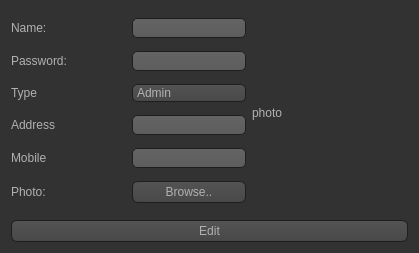
<?xml version="1.0" encoding="UTF-8"?>
<ui version="4.0">
 <class>UserEdit</class>
 <widget class="QWidget" name="UserEdit">
  <property name="geometry">
   <rect>
    <x>0</x>
    <y>0</y>
    <width>419</width>
    <height>253</height>
   </rect>
  </property>
  <property name="windowTitle">
   <string>Form</string>
  </property>
  <property name="styleSheet">
   <string notr="true">QToolTip
{
     border: 1px solid black;
     background-color: #ffa02f;
     padding: 1px;
     border-radius: 3px;
     opacity: 100;
}

QWidget
{
    color: #b1b1b1;
    background-color: #323232;
}

QWidget:item:hover
{
    background-color: QLinearGradient( x1: 0, y1: 0, x2: 0, y2: 1, stop: 0 #ffa02f, stop: 1 #ca0619);
    color: #000000;
}

QWidget:item:selected
{
    background-color: QLinearGradient( x1: 0, y1: 0, x2: 0, y2: 1, stop: 0 #ffa02f, stop: 1 #d7801a);
}

QMenuBar::item
{
    background: transparent;
}

QMenuBar::item:selected
{
    background: transparent;
    border: 1px solid #ffaa00;
}

QMenuBar::item:pressed
{
    background: #444;
    border: 1px solid #000;
    background-color: QLinearGradient(
        x1:0, y1:0,
        x2:0, y2:1,
        stop:1 #212121,
        stop:0.4 #343434/*,
        stop:0.2 #343434,
        stop:0.1 #ffaa00*/
    );
    margin-bottom:-1px;
    padding-bottom:1px;
}

QMenu
{
    border: 1px solid #000;
}

QMenu::item
{
    padding: 2px 20px 2px 20px;
}

QMenu::item:selected
{
    color: #000000;
}

QWidget:disabled
{
    color: #404040;
    background-color: #323232;
}

QAbstractItemView
{
    background-color: QLinearGradient( x1: 0, y1: 0, x2: 0, y2: 1, stop: 0 #4d4d4d, stop: 0.1 #646464, stop: 1 #5d5d5d);
}

QWidget:focus
{
    /*border: 2px solid QLinearGradient( x1: 0, y1: 0, x2: 0, y2: 1, stop: 0 #ffa02f, stop: 1 #d7801a);*/
}

QLineEdit
{
    background-color: QLinearGradient( x1: 0, y1: 0, x2: 0, y2: 1, stop: 0 #4d4d4d, stop: 0 #646464, stop: 1 #5d5d5d);
    padding: 1px;
    border-style: solid;
    border: 1px solid #1e1e1e;
    border-radius: 5;
}

QPushButton
{
    color: #b1b1b1;
    background-color: QLinearGradient( x1: 0, y1: 0, x2: 0, y2: 1, stop: 0 #565656, stop: 0.1 #525252, stop: 0.5 #4e4e4e, stop: 0.9 #4a4a4a, stop: 1 #464646);
    border-width: 1px;
    border-color: #1e1e1e;
    border-style: solid;
    border-radius: 6;
    padding: 3px;
    font-size: 12px;
    padding-left: 5px;
    padding-right: 5px;
}

QPushButton:pressed
{
    background-color: QLinearGradient( x1: 0, y1: 0, x2: 0, y2: 1, stop: 0 #2d2d2d, stop: 0.1 #2b2b2b, stop: 0.5 #292929, stop: 0.9 #282828, stop: 1 #252525);
}

QComboBox
{
    selection-background-color: #ffaa00;
    background-color: QLinearGradient( x1: 0, y1: 0, x2: 0, y2: 1, stop: 0 #565656, stop: 0.1 #525252, stop: 0.5 #4e4e4e, stop: 0.9 #4a4a4a, stop: 1 #464646);
    border-style: solid;
    border: 1px solid #1e1e1e;
    border-radius: 5;
}

QComboBox:hover,QPushButton:hover
{
    border: 2px solid QLinearGradient( x1: 0, y1: 0, x2: 0, y2: 1, stop: 0 #ffa02f, stop: 1 #d7801a);
}


QComboBox:on
{
    padding-top: 3px;
    padding-left: 4px;
    background-color: QLinearGradient( x1: 0, y1: 0, x2: 0, y2: 1, stop: 0 #2d2d2d, stop: 0.1 #2b2b2b, stop: 0.5 #292929, stop: 0.9 #282828, stop: 1 #252525);
    selection-background-color: #ffaa00;
}

QComboBox QAbstractItemView
{
    border: 2px solid darkgray;
    selection-background-color: QLinearGradient( x1: 0, y1: 0, x2: 0, y2: 1, stop: 0 #ffa02f, stop: 1 #d7801a);
}

QComboBox::drop-down
{
     subcontrol-origin: padding;
     subcontrol-position: top right;
     width: 15px;

     border-left-width: 0px;
     border-left-color: darkgray;
     border-left-style: solid; /* just a single line */
     border-top-right-radius: 3px; /* same radius as the QComboBox */
     border-bottom-right-radius: 3px;
 }

QComboBox::down-arrow
{
     image: url(:/down_arrow.png);
}

QGroupBox:focus
{
border: 2px solid QLinearGradient( x1: 0, y1: 0, x2: 0, y2: 1, stop: 0 #ffa02f, stop: 1 #d7801a);
}

QTextEdit:focus
{
    border: 2px solid QLinearGradient( x1: 0, y1: 0, x2: 0, y2: 1, stop: 0 #ffa02f, stop: 1 #d7801a);
}

QScrollBar:horizontal {
     border: 1px solid #222222;
     background: QLinearGradient( x1: 0, y1: 0, x2: 0, y2: 1, stop: 0.0 #121212, stop: 0.2 #282828, stop: 1 #484848);
     height: 7px;
     margin: 0px 16px 0 16px;
}

QScrollBar::handle:horizontal
{
      background: QLinearGradient( x1: 0, y1: 0, x2: 1, y2: 0, stop: 0 #ffa02f, stop: 0.5 #d7801a, stop: 1 #ffa02f);
      min-height: 20px;
      border-radius: 2px;
}

QScrollBar::add-line:horizontal {
      border: 1px solid #1b1b19;
      border-radius: 2px;
      background: QLinearGradient( x1: 0, y1: 0, x2: 1, y2: 0, stop: 0 #ffa02f, stop: 1 #d7801a);
      width: 14px;
      subcontrol-position: right;
      subcontrol-origin: margin;
}

QScrollBar::sub-line:horizontal {
      border: 1px solid #1b1b19;
      border-radius: 2px;
      background: QLinearGradient( x1: 0, y1: 0, x2: 1, y2: 0, stop: 0 #ffa02f, stop: 1 #d7801a);
      width: 14px;
     subcontrol-position: left;
     subcontrol-origin: margin;
}

QScrollBar::right-arrow:horizontal, QScrollBar::left-arrow:horizontal
{
      border: 1px solid black;
      width: 1px;
      height: 1px;
      background: white;
}

QScrollBar::add-page:horizontal, QScrollBar::sub-page:horizontal
{
      background: none;
}

QScrollBar:vertical
{
      background: QLinearGradient( x1: 0, y1: 0, x2: 1, y2: 0, stop: 0.0 #121212, stop: 0.2 #282828, stop: 1 #484848);
      width: 7px;
      margin: 16px 0 16px 0;
      border: 1px solid #222222;
}

QScrollBar::handle:vertical
{
      background: QLinearGradient( x1: 0, y1: 0, x2: 0, y2: 1, stop: 0 #ffa02f, stop: 0.5 #d7801a, stop: 1 #ffa02f);
      min-height: 20px;
      border-radius: 2px;
}

QScrollBar::add-line:vertical
{
      border: 1px solid #1b1b19;
      border-radius: 2px;
      background: QLinearGradient( x1: 0, y1: 0, x2: 0, y2: 1, stop: 0 #ffa02f, stop: 1 #d7801a);
      height: 14px;
      subcontrol-position: bottom;
      subcontrol-origin: margin;
}

QScrollBar::sub-line:vertical
{
      border: 1px solid #1b1b19;
      border-radius: 2px;
      background: QLinearGradient( x1: 0, y1: 0, x2: 0, y2: 1, stop: 0 #d7801a, stop: 1 #ffa02f);
      height: 14px;
      subcontrol-position: top;
      subcontrol-origin: margin;
}

QScrollBar::up-arrow:vertical, QScrollBar::down-arrow:vertical
{
      border: 1px solid black;
      width: 1px;
      height: 1px;
      background: white;
}


QScrollBar::add-page:vertical, QScrollBar::sub-page:vertical
{
      background: none;
}

QTextEdit
{
    background-color: #242424;
}

QPlainTextEdit
{
    background-color: #242424;
}

QHeaderView::section
{
    background-color: QLinearGradient(x1:0, y1:0, x2:0, y2:1, stop:0 #616161, stop: 0.5 #505050, stop: 0.6 #434343, stop:1 #656565);
    color: white;
    padding-left: 4px;
    border: 1px solid #6c6c6c;
}

QCheckBox:disabled
{
color: #414141;
}

QDockWidget::title
{
    text-align: center;
    spacing: 3px; /* spacing between items in the tool bar */
    background-color: QLinearGradient(x1:0, y1:0, x2:0, y2:1, stop:0 #323232, stop: 0.5 #242424, stop:1 #323232);
}

QDockWidget::close-button, QDockWidget::float-button
{
    text-align: center;
    spacing: 1px; /* spacing between items in the tool bar */
    background-color: QLinearGradient(x1:0, y1:0, x2:0, y2:1, stop:0 #323232, stop: 0.5 #242424, stop:1 #323232);
}

QDockWidget::close-button:hover, QDockWidget::float-button:hover
{
    background: #242424;
}

QDockWidget::close-button:pressed, QDockWidget::float-button:pressed
{
    padding: 1px -1px -1px 1px;
}

QMainWindow::separator
{
    background-color: QLinearGradient(x1:0, y1:0, x2:0, y2:1, stop:0 #161616, stop: 0.5 #151515, stop: 0.6 #212121, stop:1 #343434);
    color: white;
    padding-left: 4px;
    border: 1px solid #4c4c4c;
    spacing: 3px; /* spacing between items in the tool bar */
}

QMainWindow::separator:hover
{

    background-color: QLinearGradient(x1:0, y1:0, x2:0, y2:1, stop:0 #d7801a, stop:0.5 #b56c17 stop:1 #ffa02f);
    color: white;
    padding-left: 4px;
    border: 1px solid #6c6c6c;
    spacing: 3px; /* spacing between items in the tool bar */
}

QToolBar::handle
{
     spacing: 3px; /* spacing between items in the tool bar */
     background: url(:/images/handle.png);
}

QMenu::separator
{
    height: 2px;
    background-color: QLinearGradient(x1:0, y1:0, x2:0, y2:1, stop:0 #161616, stop: 0.5 #151515, stop: 0.6 #212121, stop:1 #343434);
    color: white;
    padding-left: 4px;
    margin-left: 10px;
    margin-right: 5px;
}

QProgressBar
{
    border: 2px solid grey;
    border-radius: 5px;
    text-align: center;
}

QProgressBar::chunk
{
    background-color: #d7801a;
    width: 2.15px;
    margin: 0.5px;
}

QTabBar::tab {
    color: #b1b1b1;
    border: 1px solid #444;
    border-bottom-style: none;
    background-color: #323232;
    padding-left: 10px;
    padding-right: 10px;
    padding-top: 3px;
    padding-bottom: 2px;
    margin-right: -1px;
}

QTabWidget::pane {
    border: 1px solid #444;
    top: 1px;
}

QTabBar::tab:last
{
    margin-right: 0; /* the last selected tab has nothing to overlap with on the right */
    border-top-right-radius: 3px;
}

QTabBar::tab:first:!selected
{
 margin-left: 0px; /* the last selected tab has nothing to overlap with on the right */


    border-top-left-radius: 3px;
}

QTabBar::tab:!selected
{
    color: #b1b1b1;
    border-bottom-style: solid;
    margin-top: 3px;
    background-color: QLinearGradient(x1:0, y1:0, x2:0, y2:1, stop:1 #212121, stop:.4 #343434);
}

QTabBar::tab:selected
{
    border-top-left-radius: 3px;
    border-top-right-radius: 3px;
    margin-bottom: 0px;
}

QTabBar::tab:!selected:hover
{
    /*border-top: 2px solid #ffaa00;
    padding-bottom: 3px;*/
    border-top-left-radius: 3px;
    border-top-right-radius: 3px;
    background-color: QLinearGradient(x1:0, y1:0, x2:0, y2:1, stop:1 #212121, stop:0.4 #343434, stop:0.2 #343434, stop:0.1 #ffaa00);
}

QRadioButton::indicator:checked, QRadioButton::indicator:unchecked{
    color: #b1b1b1;
    background-color: #323232;
    border: 1px solid #b1b1b1;
    border-radius: 6px;
}

QRadioButton::indicator:checked
{
    background-color: qradialgradient(
        cx: 0.5, cy: 0.5,
        fx: 0.5, fy: 0.5,
        radius: 1.0,
        stop: 0.25 #ffaa00,
        stop: 0.3 #323232
    );
}

QCheckBox::indicator{
    color: #b1b1b1;
    background-color: #323232;
    border: 1px solid #b1b1b1;
    width: 9px;
    height: 9px;
}

QRadioButton::indicator
{
    border-radius: 6px;
}

QRadioButton::indicator:hover, QCheckBox::indicator:hover
{
    border: 1px solid #ffaa00;
}

QCheckBox::indicator:checked
{
    image:url(:/images/checkbox.png);
}

QCheckBox::indicator:disabled, QRadioButton::indicator:disabled
{
    border: 1px solid #444;
}</string>
  </property>
  <layout class="QGridLayout" name="gridLayout">
   <item row="0" column="0">
    <layout class="QHBoxLayout" name="horizontalLayout_7" stretch="3,2">
     <item>
      <layout class="QVBoxLayout" name="verticalLayout">
       <item>
        <layout class="QHBoxLayout" name="horizontalLayout">
         <item>
          <widget class="QLabel" name="label">
           <property name="text">
            <string>Name:</string>
           </property>
          </widget>
         </item>
         <item>
          <widget class="QLineEdit" name="led_Name">
           <property name="sizePolicy">
            <sizepolicy hsizetype="Preferred" vsizetype="Fixed">
             <horstretch>0</horstretch>
             <verstretch>0</verstretch>
            </sizepolicy>
           </property>
          </widget>
         </item>
        </layout>
       </item>
       <item>
        <layout class="QHBoxLayout" name="horizontalLayout_2">
         <item>
          <widget class="QLabel" name="label_2">
           <property name="text">
            <string>Password:</string>
           </property>
          </widget>
         </item>
         <item>
          <widget class="QLineEdit" name="led_Pass">
           <property name="sizePolicy">
            <sizepolicy hsizetype="Preferred" vsizetype="Fixed">
             <horstretch>0</horstretch>
             <verstretch>0</verstretch>
            </sizepolicy>
           </property>
          </widget>
         </item>
        </layout>
       </item>
       <item>
        <layout class="QHBoxLayout" name="horizontalLayout_3">
         <item>
          <widget class="QLabel" name="label_3">
           <property name="text">
            <string>Type</string>
           </property>
          </widget>
         </item>
         <item>
          <widget class="QComboBox" name="comboBox">
           <item>
            <property name="text">
             <string>Admin</string>
            </property>
           </item>
           <item>
            <property name="text">
             <string>User</string>
            </property>
           </item>
          </widget>
         </item>
        </layout>
       </item>
       <item>
        <layout class="QHBoxLayout" name="horizontalLayout_4">
         <item>
          <widget class="QLabel" name="label_4">
           <property name="text">
            <string>Address</string>
           </property>
          </widget>
         </item>
         <item>
          <widget class="QLineEdit" name="led_Address">
           <property name="sizePolicy">
            <sizepolicy hsizetype="Preferred" vsizetype="Fixed">
             <horstretch>0</horstretch>
             <verstretch>0</verstretch>
            </sizepolicy>
           </property>
          </widget>
         </item>
        </layout>
       </item>
       <item>
        <layout class="QHBoxLayout" name="horizontalLayout_5">
         <item>
          <widget class="QLabel" name="label_5">
           <property name="text">
            <string>Mobile</string>
           </property>
          </widget>
         </item>
         <item>
          <widget class="QLineEdit" name="led_Mobile">
           <property name="sizePolicy">
            <sizepolicy hsizetype="Preferred" vsizetype="Fixed">
             <horstretch>0</horstretch>
             <verstretch>0</verstretch>
            </sizepolicy>
           </property>
          </widget>
         </item>
        </layout>
       </item>
       <item>
        <layout class="QHBoxLayout" name="horizontalLayout_6">
         <item>
          <widget class="QLabel" name="label_6">
           <property name="text">
            <string>Photo: </string>
           </property>
          </widget>
         </item>
         <item>
          <widget class="QPushButton" name="btn_Browse">
           <property name="text">
            <string>Browse..</string>
           </property>
          </widget>
         </item>
        </layout>
       </item>
      </layout>
     </item>
     <item>
      <widget class="QLabel" name="lbl_photo">
       <property name="text">
        <string>photo</string>
       </property>
      </widget>
     </item>
    </layout>
   </item>
   <item row="1" column="0">
    <widget class="QPushButton" name="btn_Edit">
     <property name="text">
      <string>Edit</string>
     </property>
    </widget>
   </item>
  </layout>
 </widget>
 <resources/>
 <connections/>
</ui>
